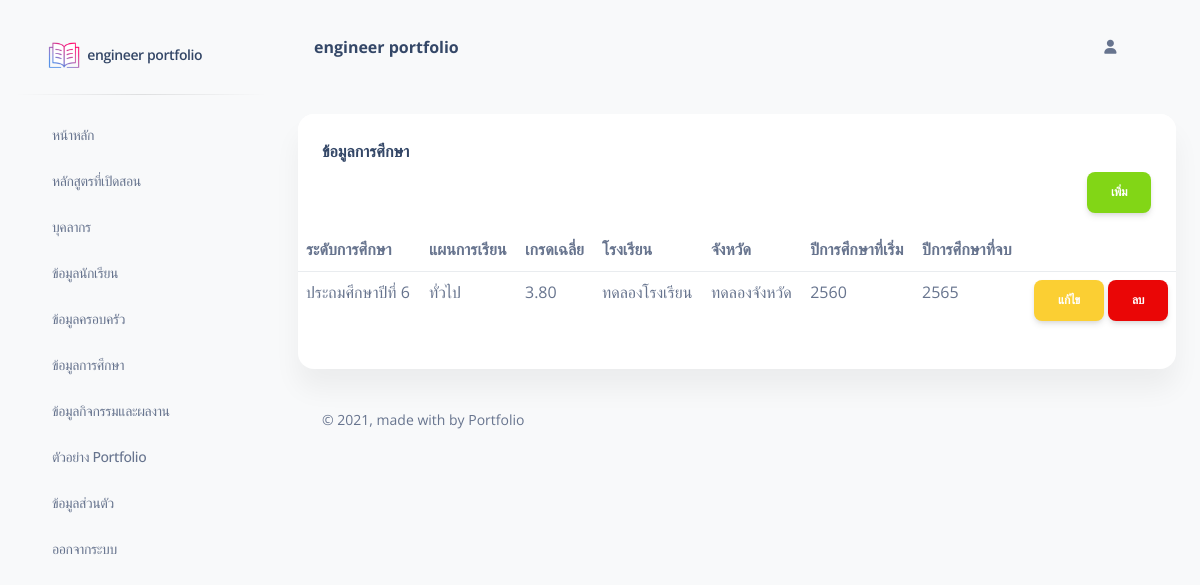
The page /web/portfolio/manage_education.php (signed in) on the database its author committed.
### tables this page shows
CREATE TABLE `educations` (
  `id` int(11) NOT NULL,
  `users_id` int(11) NOT NULL,
  `study_class` varchar(100) NOT NULL,
  `type_study` varchar(100) NOT NULL,
  `grade` decimal(4,2) NOT NULL,
  `school` varchar(100) NOT NULL,
  `province` varchar(45) NOT NULL,
  `start_year` int(4) NOT NULL,
  `end_year` int(4) NOT NULL
);

### web/portfolio/function/function.php (called while the page is built, shortened)
<?php
$con = mysqli_connect("localhost","root","","portfolio");
$con->set_charset("utf8");
function getAllEducation($users_id){
	global $con;
	$sql = "SELECT *
	FROM educations
	WHERE users_id = '".$users_id."'
	ORDER BY id DESC";
	$res = mysqli_query($con,$sql);
	while($row = mysqli_fetch_assoc($res)) {
		$namesArray[] = array(
			'id' => $row['id'],
			'users_id' => $row['users_id'],
			'study_class' => $row['study_class'],
			'type_study' => $row['type_study'],
			'grade' => $row['grade'],
			'school' => $row['school'],
			'province' => $row['province'],
			'start_year' => $row['start_year'],
			'end_year' => $row['end_year']);
	}
	$data = $namesArray;
	return $data;
}
?>

### web/portfolio/manage_education.php (the view, shortened to what this page needs)
<!DOCTYPE html>
<html lang="en">
<?php
require_once("header.php");
?>
<?php
$allEducation = getAllEducation($_SESSION["id"]);
?>
<body class="g-sidenav-show  bg-gray-100">
  <?php
  require_once("side_bar.php");
  ?>
  <main class="main-content position-relative max-height-vh-100 h-100 mt-1 border-radius-lg ">
    <?php
    require_once("nav.php");
    ?>
    <div class="container-fluid py-4">
      <div class="row">
        <div class="col-12">
          <div class="card mb-4">
            <div class="card-header pb-0">
              <h6>ข้อมูลการศึกษา</h6>
            </div>
            <div class="card-body px-0 pt-0 pb-2">
              <div class="table-responsive p-0">
                <a href="edit_education.php" class="btn btn-success" style="float: right;margin-right: 25px;">เพิ่ม</a>
                <table class="table align-items-left">
                  <thead>
                    <tr>
                      <th>ระดับการศึกษา</th>
                      <th>แผนการเรียน</th>
                      <th>เกรดเฉลี่ย</th>
                      <th>โรงเรียน</th>
                      <th>จังหวัด</th>
                      <th>ปีการศึกษาที่เริ่ม</th>
                      <th>ปีการศึกษาที่จบ</th>
                      <th></th>
                    </tr>
                  </thead>
                  <tbody>
                    <?php if(empty($allEducation)){ ?>
                    <?php }else{?>
                      <?php foreach($allEducation as $data){ ?>
                        <tr>
                          <td><?php echo $data["study_class"];?></td>
                          <td><?php echo $data["type_study"];?></td>
                          <td><?php echo $data["grade"];?></td>
                          <td><?php echo $data["school"];?></td>
                          <td><?php echo $data["province"];?></td>
                          <td><?php echo $data["start_year"];?></td>
                          <td><?php echo $data["end_year"];?></td>
                          <td style="text-align: right;">
                            <a href="edit_education.php?id=<?php echo $data["id"];?>" class="btn btn-warning">แก้ไข</a>
                            <a href="?delete=<?php echo $data['id'];?>" class="btn btn-danger" onClick="javascript: return confirm('ยืนยันการลบ');">ลบ</a>
                          </td>
                        </tr>
                      <?php } ?>
                    <?php } ?>
                  </tbody>
                </table>
              </div>
            </div>
          </div>
        </div>
      </div>
      <?php
      require_once("footer.php");
      ?>
    </div>
  </main>
</body>
</html>

### rows shown on the page
educations: study_class "ประถมศึกษาปีที่ 6", type_study "ทั่วไป", grade "3.80", school "ทดลองโรงเรียน", province "ทดลองจังหวัด", start_year "2560", end_year "2565"
